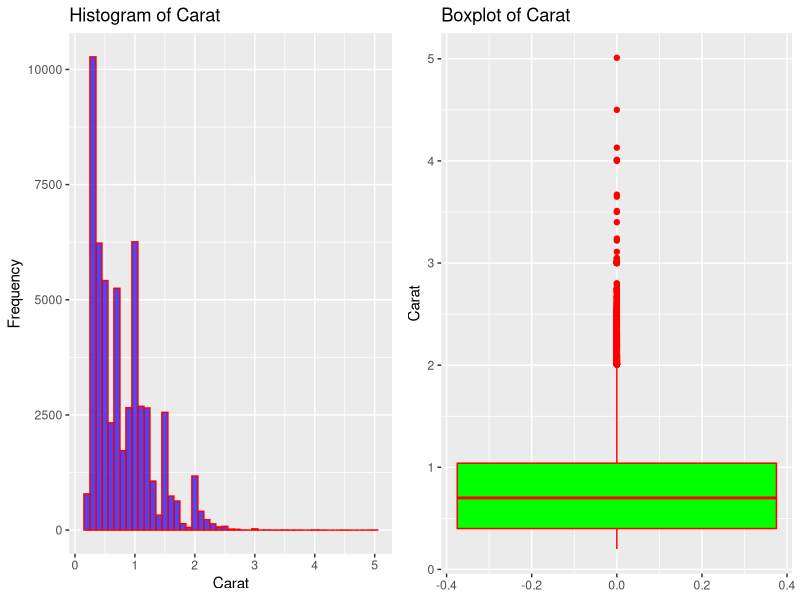
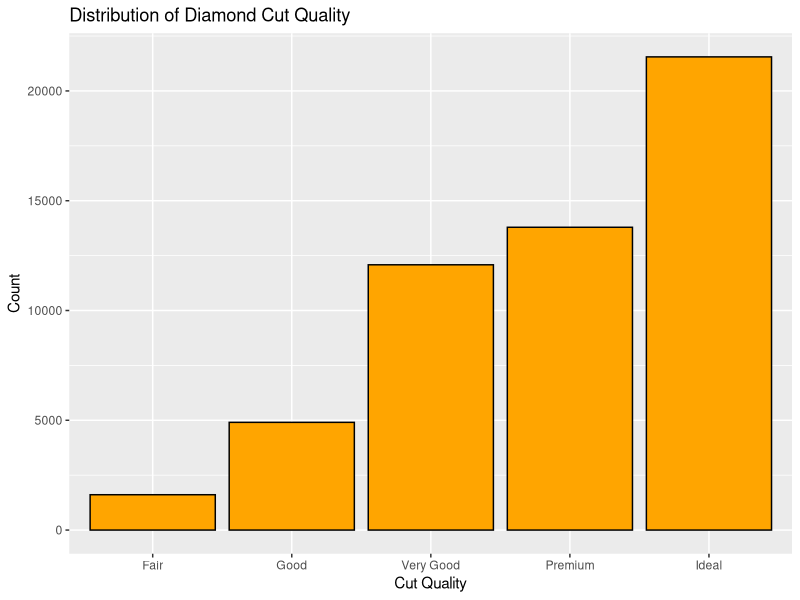
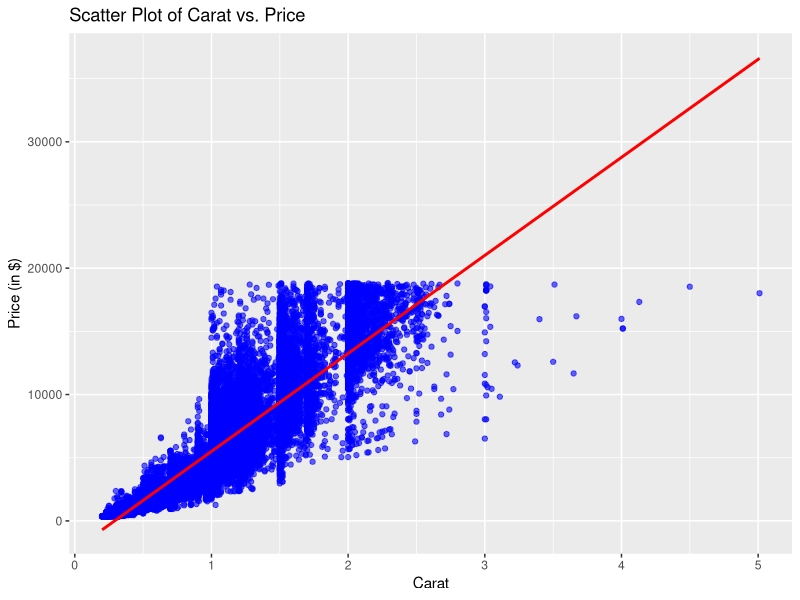
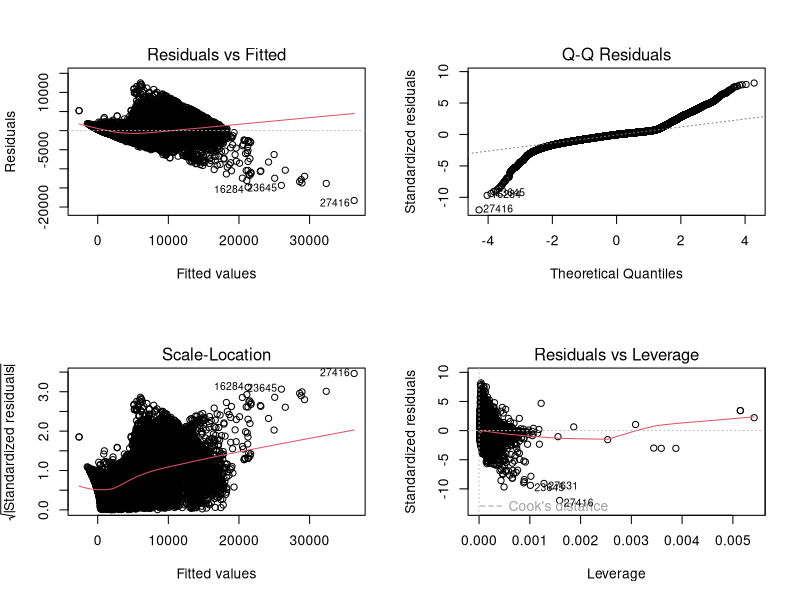
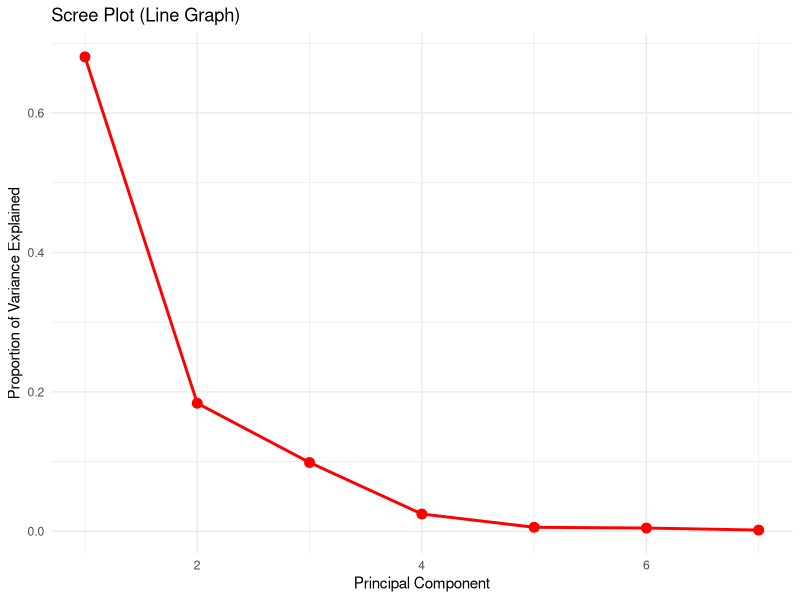
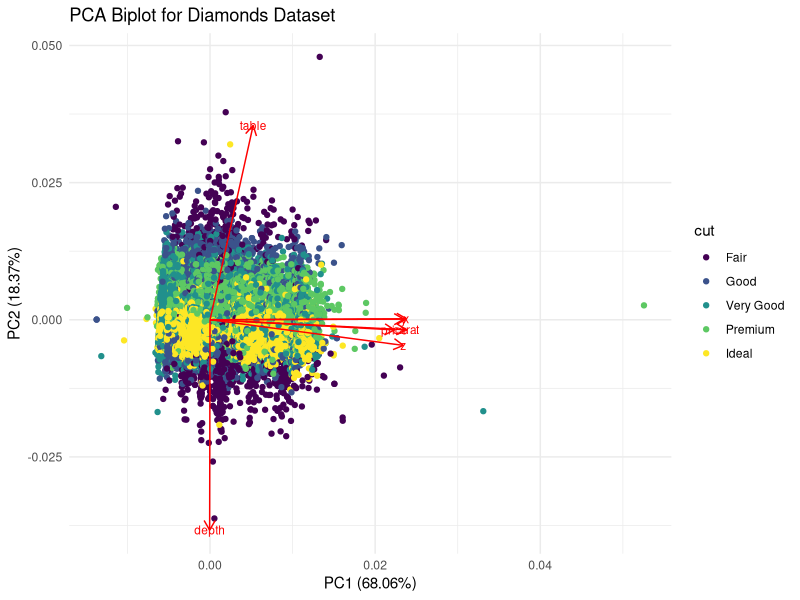

The R source for these figures, in order:
## ---- chunk 1
# Load the ggplot2 library (diamonds dataset is part of ggplot2)
library(ggplot2)

# Choose the variable 'carat'
variable <- diamonds$carat

# Calculate summary statistics
mean_value <- mean(variable, na.rm = TRUE)
median_value <- median(variable, na.rm = TRUE)
sd_value <- sd(variable, na.rm = TRUE)
min_value <- min(variable, na.rm = TRUE)
max_value <- max(variable, na.rm = TRUE)

# Create a data frame to hold the summary statistics
summary_stats <- data.frame(
  Statistic = c("Mean", "Median", "Standard Deviation", "Minimum", "Maximum"),
  Value = c(mean_value, median_value, sd_value, min_value, max_value)
)

# Print the summary statistics table
print(summary_stats)
## ---- chunk 2
# Load necessary libraries
library(ggplot2)
library(gridExtra)

# Create a histogram for 'carat'
hist_plot <- ggplot(diamonds, aes(x = carat)) +
  geom_histogram(binwidth = 0.1, fill = "blue", color = "red", alpha = 0.7) +
  labs(title = "Histogram of Carat", 
       x = "Carat", 
       y = "Frequency")

# Create a boxplot for 'carat'
box_plot <- ggplot(diamonds, aes(y = carat)) +
  geom_boxplot(fill = "green", color = "red") +
  labs(title = "Boxplot of Carat", 
       y = "Carat")

# Arrange the plots in a grid format
grid.arrange(hist_plot, box_plot, ncol = 2)

## ---- chunk 3
# Load necessary library for visualization
library(ggplot2)

# Create a bar plot for 'cut' (quality of the diamond cut)
ggplot(diamonds, aes(x = factor(cut))) +
  geom_bar(fill = "orange", color = "black") +
  labs(title = "Distribution of Diamond Cut Quality", 
       x = "Cut Quality", 
       y = "Count") +
  scale_x_discrete(labels = c("Fair", "Good", "Very Good", "Premium", "Ideal"))
## ---- chunk 4
# Load the ggplot2 library (diamonds dataset is part of ggplot2)
library(ggplot2)

# Choose two numerical variables: 'carat' and 'price'
correlation_value <- cor(diamonds$carat, diamonds$price, use = "complete.obs")

# Create a data frame to hold the correlation result
correlation_table <- data.frame(
  Variable1 = "carat",
  Variable2 = "price",
  Correlation = correlation_value
)

# Print the correlation table
print(correlation_table)

## ---- chunk 5
# Load necessary library for visualization
library(ggplot2)

# Create a scatter plot with a trend line for 'carat' and 'price'
ggplot(diamonds, aes(x = carat, y = price)) +
  geom_point(color = "blue", alpha = 0.6) +  # Scatter points
  geom_smooth(method = "lm", color = "red") +  # Trend line (linear regression)
  labs(title = "Scatter Plot of Carat vs. Price",
       x = "Carat", 
       y = "Price (in $)")
## ---- chunk 6
# Load the ggplot2 library (diamonds dataset is part of ggplot2)
library(ggplot2)

# Fit the multiple linear regression model
model <- lm(price ~ carat + depth + table, data = diamonds)

# Get the summary of the model
model_summary <- summary(model)

# Extract the coefficients and statistics, rounded to 2 decimal places
coefficients_table <- data.frame(
  Term = rownames(model_summary$coefficients),
  Estimate = round(model_summary$coefficients[, "Estimate"], 2),
  Std_Error = round(model_summary$coefficients[, "Std. Error"], 2),
  t_Value = round(model_summary$coefficients[, "t value"], 2),
  P_Value = round(model_summary$coefficients[, "Pr(>|t|)"], 4)
)

# Print the coefficients table
print(coefficients_table)
## ---- chunk 7

# Arrange the diagnostic plots in a 2x2 grid
par(mfrow = c(2, 2))  

# Plot the residuals of the regression model
plot(model)

## ---- chunk 8
# Load the ggplot2 library (diamonds dataset is part of ggplot2)
library(ggplot2)

# Select only numerical variables from the diamonds dataset
numerical_data <- diamonds[, sapply(diamonds, is.numeric)]

# Standardize the numerical data
numerical_data_scaled <- scale(numerical_data)

# Perform PCA
pca_result <- prcomp(numerical_data_scaled, center = TRUE, scale. = TRUE)

# View the summary of PCA to get the proportion of variance explained by each component
summary(pca_result)

# Calculate the proportion of variance explained
explained_variance <- pca_result$sdev^2 / sum(pca_result$sdev^2)
cumulative_variance <- cumsum(explained_variance)

# Create a data frame for plotting
scree_data <- data.frame(
  Principal_Component = seq_along(explained_variance),
  Explained_Variance = explained_variance,
  Cumulative_Variance = cumulative_variance
)

# Plot the scree plot with a line graph
ggplot(scree_data, aes(x = Principal_Component, y = Explained_Variance)) +
  geom_line(color = "red", size = 1) +
  geom_point(color = "red", size = 3) +
  labs(title = "Scree Plot (Line Graph)",
       x = "Principal Component",
       y = "Proportion of Variance Explained") +
  theme_minimal()
## ---- chunk 9
# Install ggfortify and ggplot2 if not already installed
# install.packages("ggfortify")
# install.packages("ggplot2")

# Load the required libraries
library(ggfortify)
library(ggplot2)

# Create the PCA biplot using ggfortify
autoplot(pca_result, 
         data = diamonds,       # Use the diamonds dataset for points
         colour = 'cut',        # Colour points by the 'cut' variable (categorical)
         loadings = TRUE,       # Show loadings (i.e., variable contributions)
         loadings.label = TRUE, # Label the loadings
         loadings.label.size = 3) + # Adjust loadings label size
  ggtitle("PCA Biplot for Diamonds Dataset") + 
  theme_minimal()  # Apply minimal theme for the plot?
